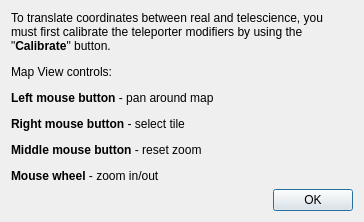
<?xml version="1.0" encoding="UTF-8"?>
<ui version="4.0">
 <class>UsageDialog</class>
 <widget class="QDialog" name="UsageDialog">
  <property name="geometry">
   <rect>
    <x>0</x>
    <y>0</y>
    <width>401</width>
    <height>243</height>
   </rect>
  </property>
  <property name="windowTitle">
   <string>Usage</string>
  </property>
  <layout class="QVBoxLayout" name="verticalLayout">
   <property name="sizeConstraint">
    <enum>QLayout::SetFixedSize</enum>
   </property>
   <item>
    <widget class="QLabel" name="label">
     <property name="maximumSize">
      <size>
       <width>361</width>
       <height>221</height>
      </size>
     </property>
     <property name="text">
      <string>&lt;html&gt;&lt;head/&gt;&lt;body&gt;&lt;p&gt;To translate coordinates between real and telescience, you must first calibrate the teleporter modifiers by using the &amp;quot;&lt;span style=&quot; font-weight:600;&quot;&gt;Calibrate&lt;/span&gt;&amp;quot; button.&lt;/p&gt;&lt;p&gt;Map View controls:&lt;/p&gt;&lt;p&gt;&lt;span style=&quot; font-weight:600;&quot;&gt;Left mouse button&lt;/span&gt; - pan around map&lt;/p&gt;&lt;p&gt;&lt;span style=&quot; font-weight:600;&quot;&gt;Right mouse button&lt;/span&gt; - select tile&lt;/p&gt;&lt;p&gt;&lt;span style=&quot; font-weight:600;&quot;&gt;Middle mouse button&lt;/span&gt; - reset zoom&lt;/p&gt;&lt;p&gt;&lt;span style=&quot; font-weight:600;&quot;&gt;Mouse wheel&lt;/span&gt; - zoom in/out&lt;/p&gt;&lt;/body&gt;&lt;/html&gt;</string>
     </property>
     <property name="wordWrap">
      <bool>true</bool>
     </property>
    </widget>
   </item>
   <item>
    <widget class="QDialogButtonBox" name="buttonBox">
     <property name="orientation">
      <enum>Qt::Horizontal</enum>
     </property>
     <property name="standardButtons">
      <set>QDialogButtonBox::Ok</set>
     </property>
    </widget>
   </item>
  </layout>
 </widget>
 <resources/>
 <connections>
  <connection>
   <sender>buttonBox</sender>
   <signal>accepted()</signal>
   <receiver>UsageDialog</receiver>
   <slot>accept()</slot>
   <hints>
    <hint type="sourcelabel">
     <x>238</x>
     <y>214</y>
    </hint>
    <hint type="destinationlabel">
     <x>157</x>
     <y>240</y>
    </hint>
   </hints>
  </connection>
  <connection>
   <sender>buttonBox</sender>
   <signal>rejected()</signal>
   <receiver>UsageDialog</receiver>
   <slot>reject()</slot>
   <hints>
    <hint type="sourcelabel">
     <x>306</x>
     <y>220</y>
    </hint>
    <hint type="destinationlabel">
     <x>286</x>
     <y>240</y>
    </hint>
   </hints>
  </connection>
 </connections>
</ui>
